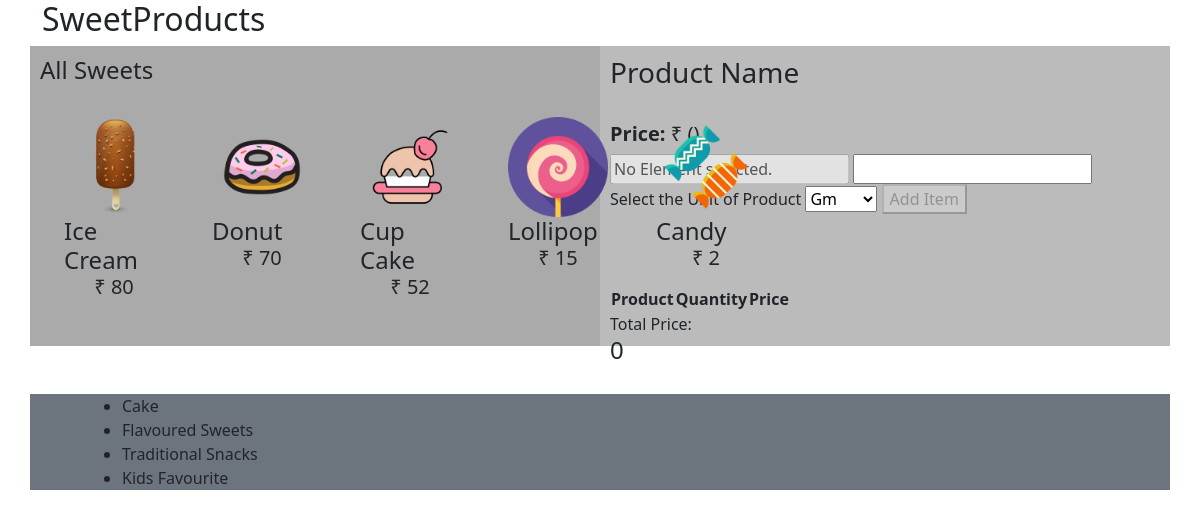
The page / on the database its author committed.
### billsystem/models.py (models this page shows, shortened)
class Commodity(models.Model):
    SALES_CHOICES = (
        ('KG', 'kg'),
        ('MG', 'mg'),
        ('PIECES', 'pieces')
    )
    category = models.ForeignKey(Category, on_delete=models.CASCADE, null=True)
    name = models.CharField(max_length=100)
    in_stock_unit = models.CharField(choices=SALES_CHOICES, max_length=10)
    in_stock = models.PositiveIntegerField()
    price = models.PositiveIntegerField()
    minimum_unit = models.CharField(max_length=20)
    is_available = models.BooleanField(default=False)
    image = models.ImageField(upload_to='products/', null=True)

class Category(models.Model):
    category_name = models.CharField(max_length=100)
    created_at = models.DateTimeField(auto_now_add=True)
    def __str__(self):
        return self.category_name

### billsystem/views.py (the view)
# urls.py: path('', views.homeView, name='home'),
def homeView(request):
    commodities = Commodity.objects.all()
    categories = Category.objects.all()
    context = {'commodities':commodities, 'categories':categories}
    return render(request, 'billApp/home.html', context)

### billsystem/templates/billApp/home.html (shortened to what this page needs)
{% load static %}
<!DOCTYPE html>
<html>
<head>
<link href="https://cdn.jsdelivr.net/npm/bootstrap@5.0.0-beta2/dist/css/bootstrap.min.css" rel="stylesheet">
<link rel="stylesheet" href="{% static 'css/styles.css' %}">
</head>
<body>
<div class="container">
    <h2>SweetProducts</h2>
    <div class="row contrapt">
    <div class="column" style="background-color:#aaa;">
        <h4>All Sweets</h4>
        <div class="products" id="category-products">
            {% for item in commodities %}
            <div class="product m-4 ml-4" id="pr_{{item.id}}">
                <img style="width: 100px;" src="{{ item.image.url }}" alt="{{ item.name }}">
                <h4 class="rm-border justify">{{ item.name }}</h4>
                <h5 class="rm-border text-center">₹ <span class="price">{{ item.price }}</span></h5>
            </div>
            {% endfor %}
        </div>
    </div>
    <div class="column" style="background-color:#bbb;">
        <div class="block">
            <div class="weight_calc">
                <h3>Product Name</h3><br>
                <h5><b>Price: </b>₹  ()</h5>
                <form name="fixerForm" action="POST" id="fixerForm">
                    <input type="number" name="weight">
                    <label for="unit">Select the Unit of Product</label>
                    <select name="unit" id="item_unit">
                        <option value="gm">Gm</option>
                    </select>
                    <button type="submit">Add Item</button>
                </form>
            </div>
            <br>
            <table class="mt-5" id="products_table">
                <tr>
                    <th>Product</th>
                    <th>Quantity</th>
                    <th>Price</th>
                </tr>
            </table>
            Total Price: <h4 id="total_price">0</h4>
        </div>
    </div>
    </div>
</div>
<div class="container bg-secondary">
    <ul class="m-5">
        {% for category in categories %}
        <li class="category-item" id="cat_{{ category.id }}">{{ category }}</li>
        {% endfor %}
    </ul>
</div>
</body>
</html>

### billsystem/static/css/styles.css (style rules this page uses)
.product { cursor: pointer; user-select: none; }
.product img { user-select: none; }
#products_table { overflow: scroll; }
.category-item { cursor: pointer; }

### billsystem/templates/billApp/home.html (style rules this page uses)
* { box-sizing: border-box; }
.column { float: left; width: 50%; padding: 10px; height: 300px; }
.row:after { content: ""; display: table; clear: both; }
.rm-border { border: 0; padding: 0; margin: 0; }
.justify { justify-content: center; }
.products { display: flex; }
.product { position:relative; z-index: 9; }
.contrapt { display: flex; }

### rows shown on the page
Commodity: image (picture), name "Ice Cream", price "80"
Commodity: image (picture), name "Donut", price "70"
Commodity: image (picture), name "Cup Cake", price "52"
Commodity: image (picture), name "Lollipop", price "15"
Commodity: image (picture), name "Candy", price "2"
Category: category_name "Cake"
Category: category_name "Flavoured Sweets"
Category: category_name "Traditional Snacks"
Category: category_name "Kids Favourite"
